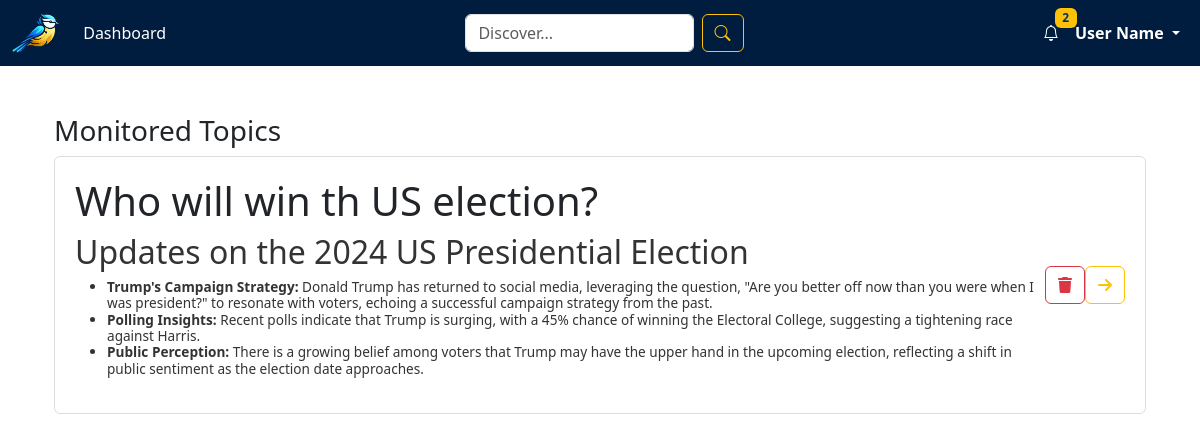
The page / on the database its author committed.
### cfaa/models.py (models this page shows, shortened)
class Topic(models.Model):
    title = models.CharField(max_length=255)
    articles = models.ManyToManyField(Article, related_name='topics')

class Report(models.Model):
    query = models.ForeignKey(Query, on_delete=models.CASCADE, related_name='reports')
    topic = models.ForeignKey(Topic, on_delete=models.CASCADE, related_name='reports')
    creation_day = models.DateField()
    text = models.TextField()
    basis = models.ForeignKey('self', null=True, blank=True, on_delete=models.SET_NULL, related_name='derived_reports')
    update = models.TextField()

### cfaa/views.py (the view)
# urls.py: path('', views.dashboard, name='dashboard'),
def dashboard(request):
    topics = Topic.objects.all()
    monitored_topics = []
    if topics.exists():
        for topic in topics:
            latest_report = topic.reports.order_by('-creation_day').first()  # Fetch latest report based on creation day
            report_url = f'/report/{latest_report.id}/' if latest_report else '#'
            monitored_topics.append({
                'id': topic.id,  # Add the topic ID
                'title': topic.title,
                'new_articles': topic.articles.count(),  # Get the count of associated articles
                'latest_update': latest_report.update if latest_report else 'No update available',  # Get the latest report update or show a placeholder
                'url': report_url  # Link to the latest report if available
            })
    return render(request, 'cfaa/dashboard.html', {
        'monitored_topics': monitored_topics,
        'has_topics': topics.exists(),  # Boolean to check if there are topics
    })

### cfaa/templates/cfaa/dashboard.html (shortened to what this page needs)
{% extends 'cfaa/base.html' %}
{% load static %}
{% block content %}
<link href="{% static 'cfaa/css/main.css' %}" rel="stylesheet">
<link rel="stylesheet" href="https://cdnjs.cloudflare.com/ajax/libs/font-awesome/6.0.0-beta3/css/all.min.css">
<div class="container my-5">
    <h3>Monitored Topics</h3>
    {% if has_topics %}
    <div class="list-group">
        {% for topic in monitored_topics %}
        <div class="list-group-item d-flex justify-content-between align-items-center">
            <div class="topic-info">
                <h1>{{ topic.title }}</h1>
                <div class="small-text mt-2">{{ topic.latest_update|safe }}</div>
            </div>
            <div class="topic-status">
                <button class="btn btn-outline-danger ml-2 btn-delete-topic" data-topic-id="{{ topic.id }}">
                    <i class="fas fa-trash"></i>
                </button>
                <a href="{{ topic.url }}" class="btn btn-outline-warning ml-2">
                    <i class="fas fa-arrow-right"></i>
                </a>
            </div>
        </div>
        {% endfor %}
    </div>
    {% endif %}
</div>
{% endblock %}

### cfaa/static/cfaa/css/main.css (style rules this page uses)
.list-group-item { border: 1px solid #ddd; padding: 20px; border-radius: 8px; margin-bottom: 15px; }
.topic-status { display: flex; align-items: center; }
.btn-delete-topic { color: #dc3545; border-color: #dc3545; transition: background-color 0.2s ease; }
.small-text { font-size: 0.85rem; line-height: 1.2; color: #333; }

### rows shown on the page
Topic: title "Who will win th US election?"
Report: latest_update "Updates on the 2024 US Presidential Election Trump's Campaign Strategy: Donald Trump has returned to social media, leveraging the question, \"Are you better off now than you were when I was president?\" to resonate with voters, echoing a successful campaign strategy from the past. Polling Insights: Recent polls indicate that Trump is surging, with a 45% chance of winning the Electoral College, suggesting a tightening race against Harris. Public Perception: There is a growing belief among voters that Trump may have the upper hand in the upcoming election, reflecting a shift in public sentiment as the election date approaches."
